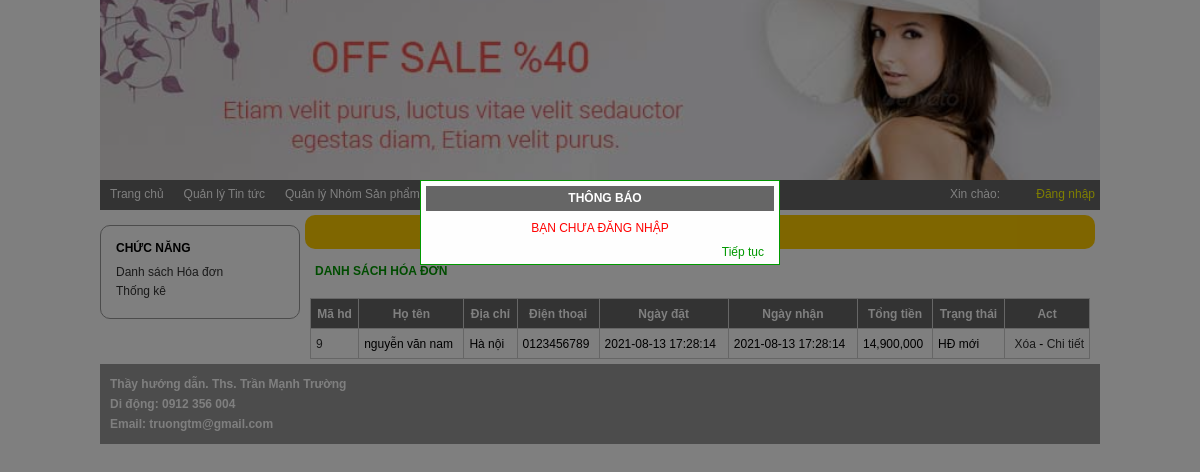
Page /Ngay45_MVC_TiemKiem_Login_Admin/index_admin.php?module=hoadon on the committed database.
### tables this page shows
CREATE TABLE `tbhoadon` (
  `mahd` int(11) NOT NULL,
  `tennguoimua` varchar(30) NOT NULL,
  `diachi` varchar(100) NOT NULL,
  `dienthoai` varchar(15) NOT NULL,
  `ngaydat` datetime NOT NULL DEFAULT CURRENT_TIMESTAMP,
  `ngaynhan` datetime NOT NULL DEFAULT CURRENT_TIMESTAMP,
  `trangthai` int(11) NOT NULL DEFAULT '0'
);

### Ngay45_MVC_TiemKiem_Login_Admin/Models/clsDatabase.php (called while the page is built, shortened)
<?php
class clsDatabase
{
	public $conn = NULL;
	function clsDatabase()
	{
		try
		{
			$this->conn = new PDO("mysql:host=localhost;dbname=shop","root","");
			$this->conn->exec("SET NAMES UTF8");
		}
		catch(PDOException $ex)
		{
			echo "<h3>" . $ex->getMessage() . "</h3>";
			die("<h3> LỖI KẾT NỐI CSDL </h3>");
		}
	}
	function ThucthiSQL($sql, $data=NULL)
	{
		$this->pdo_stm = $this->conn->prepare($sql);
		$ketqua=false;
		if($data!=NULL)
			$ketqua = $this->pdo_stm->execute($data);
		else
			$ketqua = $this->pdo_stm->execute();
		return $ketqua;
	}
}
?>

### Ngay45_MVC_TiemKiem_Login_Admin/Models/clsHoadon.php (called while the page is built, shortened)
<?php
class clsHoadon
{
	public $db;
	function clsHoadon()
	{
		$this->db = new clsDatabase();
	}
	function LayDanhSachHoadon()
	{
		$sql = "SELECT * FROM tbHoadon ORDER BY mahd DESC";
		$ketqua = $this->db->ThucthiSQL($sql);
		if($ketqua==TRUE)
			$this->data = $this->db->pdo_stm->fetchAll();
		return $ketqua;
	}
	public function TongTien($mahd)
	{
		$sql = "SELECT SUM(soluong*giamua) AS tongtien
					FROM `tbchitiethoadon` WHERE mahd=?";
		$data[] = $mahd;
 		$ketqua = $this->db->ThucthiSQL($sql,$data);
		if($ketqua==TRUE)
		{
			$this->data = $this->db->pdo_stm->fetch();
			return $this->data["tongtien"];
		}
		else
			return -1;
	}
}
?>

### Ngay45_MVC_TiemKiem_Login_Admin/Views/vDanhSachHD.php (the view, shortened to what this page needs)
 	<div id="content_left">
     	<div class="left1">
         	<h3>CHỨC NĂNG</h3>
             <p><a href="?module=<?=$module?>">Danh sách Hóa đơn</a></p>
             <p><a href="?module=<?=$module?>">Thống kê</a></p>
         </div>
     </div>
     <div id="content_right">
     	<h1> QUẢN LÝ HÓA ĐƠN</h1>
         <h2> DANH SÁCH HÓA ĐƠN</h2>
         <div id="right_detail">
	<?php
             if($ketqua)
             {
             ?>
             <table width="100%" border="1" class="Content_Table" cellpadding="0" cellspacing="0">
               <tr>
                 <td>Mã hd</td>
                 <td>Họ tên</td>
                 <td>Địa chỉ</td>
                 <td>Điện thoại</td>
                 <td>Ngày đặt</td>
                 <td>Ngày nhận</td>
                 <td>Tổng tiền</td>
                 <td>Trạng thái</td>
                 <td>Act</td>
               </tr>
               <?php
                 $rows = $hoadon->data;
                 foreach($rows as $row)
                 {
                     $trangthai="";
                     if($row["trangthai"]==0)
                         $trangthai = "HĐ mới";
                 ?>
               <tr>
                 <td><a href="?module=<?=$module?>&act=chitiet&id=<?=$row["mahd"]?>"> <?=$row["mahd"]?> </a></td>
                 <td><?=$row["tennguoimua"]?></td>
                 <td><?=$row["diachi"]?></td>
                 <td><?=$row["dienthoai"]?></td>
                 <td><?=$row["ngaydat"]?></td>
                 <td><?=$row["ngaynhan"]?></td>
                 <td><?=number_format($hoadon->TongTien($row["mahd"]))?></td>
                 <td><?=$trangthai?></td>
                 <td align="right">
                 <?php
                 if($row["trangthai"]!=2)
                     echo "<a href='?module=" . $module ."&act=xoa&id=" . $row["mahd"] . "'>Xóa</a> - ";
                 else
                     echo "Xóa - ";
                 ?>
                 <a href="?module=<?=$module?>&act=chitiet&id=<?=$row["mahd"]?>"> Chi tiết </a></td>
               </tr>
               <?php
                 }
               ?>
             </table>
             <?php
             }
             ?>
</div>
     </div>

### Ngay45_MVC_TiemKiem_Login_Admin/css_Admin/Style.css (style rules this page uses)
* { margin:0px; padding:0px; box-sizing:border-box; font-family:Tahoma, Geneva, sans-serif; font-size:12px }
#content_left { width:200px; float:left }
#content_right { width:800px; float:left }
#content_right > h1 { color; text-align:center; padding:10px; margin:5px; background:#FC0; color:#333; border-radius:10px }
#content_right > h2 { color:#090; padding:10px; margin:5px; }
.left1 { width:200px; border:1px #999999 solid; border-radius:10px; margin:15px 0px; padding:15px; }
.left1 h3 { margin-bottom:10px }
.left1 p { margin:5px 0px }
.left1 a { text-decoration:none; color:#333 }

### Ngay45_MVC_TiemKiem_Login_Admin/css_Admin/ContentRight.css (style rules this page uses)
#right_detail { width:800px; height:auto; margin:0px; overflow:auto; padding:0px 10px }
.Content_Table { margin:5px auto; border:1px #CCCCCC solid; border-collapse:collapse; }
.Content_Table tr { height:30px }
.Content_Table tr:first-child { background:#666; color:white; font-weight:bold; text-align:center }
.Content_Table td { padding:5px }
.Content_Table a { color:#333; text-decoration:none }

### rows in the picture
tbhoadon: mahd "9", tennguoimua "nguyễn văn nam", diachi "Hà nội", dienthoai "0123456789", ngaydat "2021-08-13 17:28:14", ngaynhan "2021-08-13 17:28:14", TongTien "14,900,000", trangthai "HĐ mới"

### other values in the picture
$thongbao "BẠN CHƯA ĐĂNG NHẬP"
